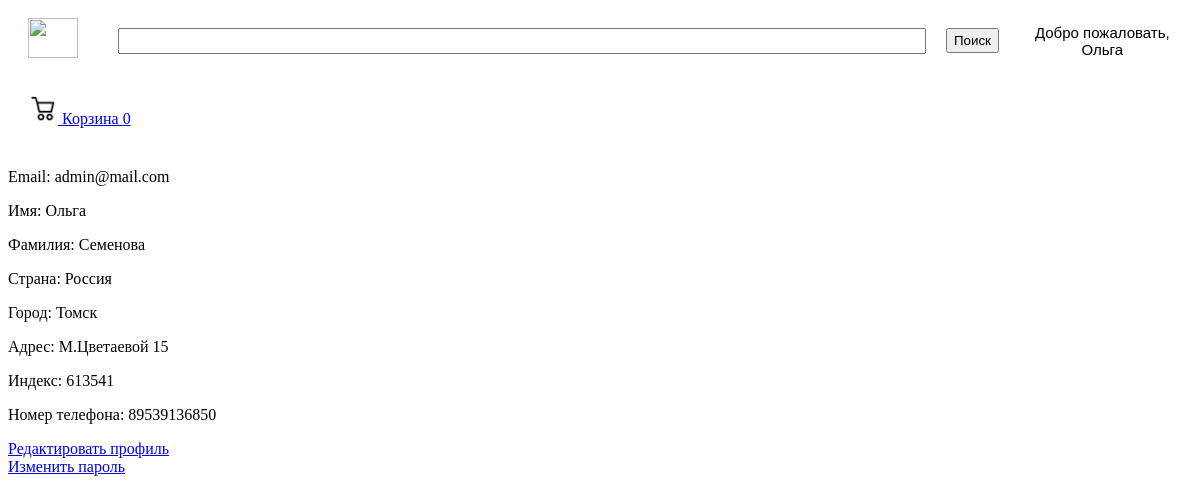
/account/profile (signed in), run on the app's committed database.
### tables this page shows
CREATE TABLE users 
		(userId INTEGER PRIMARY KEY, 
		password TEXT,
		email TEXT,
		firstName TEXT,
		lastName TEXT,
		country TEXT, 
		city TEXT,
		address TEXT,
		zipcode TEXT,
		phone TEXT
		);

### app.py (the view)
@app.route("/account/profile")
def profileHome():
    if 'email' not in session:
        return redirect(url_for('root'))
    loggedIn, firstName, noOfItems = getLoginDetails()
    with sqlite3.connect('database.db') as conn:
        cur = conn.cursor()
        cur.execute(
            "SELECT userId, email, firstName, lastName, country, city, address, zipcode, phone FROM users WHERE email = '" +
            session['email'] + "'")
        profileData = cur.fetchone()
    conn.close()
    return render_template("profileHome.html", profileData=profileData, loggedIn=loggedIn, firstName=firstName, noOfItems=noOfItems)

### app.py (called while the page is built)
def getLoginDetails():
    with sqlite3.connect('database.db') as conn:
        cur = conn.cursor()
        if 'email' not in session:
            loggedIn = False
            firstName = ''
            noOfItems = 0
        else:
            loggedIn = True
            cur.execute("SELECT userId, firstName FROM users WHERE email = '" + session['email'] + "'")
            userId, firstName = cur.fetchone()
            cur.execute("SELECT count(productId) FROM basket WHERE userId = " + str(userId))
            noOfItems = cur.fetchone()[0]
    conn.close()
    return (loggedIn, firstName, noOfItems)

### templates/profileHome.html (shortened to what this page needs)
{% extends 'base.html' %}
{% block body %}
<div class="display">
	<p>Email: {{ profileData[1] }}</p>
	<p>Имя: {{profileData[2]}}</p>
	<p>Фамилия: {{profileData[3]}}</p>
	<p>Страна: {{profileData[4]}}</p>
	<p>Город: {{profileData[5]}}</p>
	<p>Адрес: {{profileData[6]}}</p>
	<p>Индекс: {{profileData[7]}}</p>
	<p>Номер телефона: {{profileData[8]}}</p>
	<a href="/account/profile/edit">Редактировать профиль</a><br>
	<a href="/account/profile/changePassword">Изменить пароль</a>
</div>
{% endblock %}

### templates/base.html (shortened to what this page needs)
<!DOCTYPE HTML>
<html>
<head>
<link rel="stylesheet" href={{url_for('static', filename='css/cart.css')}} />
<link rel="stylesheet" href={{url_for('static', filename='css/topStyle.css') }} />
</head>
<body>
<div id="title">
	<a href="/">
	<img id="logo" src= {{ url_for('static', filename='images/logo.png') }} />
	</a>
	<form action="/search" method='POST' class='form' align='left'>
		<input id="searchBox" type="text" name="search">
		<input id="searchButton" type="submit" value="Поиск">
	</form>
	{% if not loggedIn %}
		<div id="signInButton">
			<a class="link" href="/loginForm">Войти</a>
		</div>
	{% else %}
	<div class="dropdown">
		<button class="dropbtn">Добро пожаловать, <br>{{firstName}}</button>
	</div>
	<div id="kart">
		<a class="link" href="/basket">
		<img src={{url_for('static', filename='images/shoppingCart.png')}} id="cartIcon" />
		Корзина {{noOfItems}}
		</a>
	</div>
	{% endif %}
</div>
{% block body %}{% endblock %}
</body>
</html>

### static/css/topStyle.css (style rules this page uses)
#logo { height: 40px; width: 50px; margin-left: 20px; margin-top: 10px; margin-bottom: 10px; margin-right: 20px; float: left; }
#title { background-color: white; display: inline-block; width: 100%; }
#searchBox { height: 20px; width: 800px; margin-left: 20px; margin-top: 20px; margin-bottom: 20px; margin-right: 20px; float: left; font-size: 1.5em; }
#searchButton { height: 25px; margin-top: 20px; margin-bottom: 20px; margin-right: 20px; float: left; }
.dropbtn { background-color: white; color: black; padding: 16px; font-size: 15px; border: none; cursor: pointer; }
.dropdown { position: relative; float: left; }
#kart { color: white; margin-top: 20px; margin-bottom: 20px; margin-left: 20px; margin-right: 20px; float: left; }
#cartIcon { height: 30px; width: 30px; }

### data on the page
users: firstName "Ольга", email "admin@mail.com", lastName "Семенова", country "Россия", city "Томск", address "М.Цветаевой 15", zipcode "613541", phone "89539136850"

### other printed values
{{ noOfItems }} "0"
